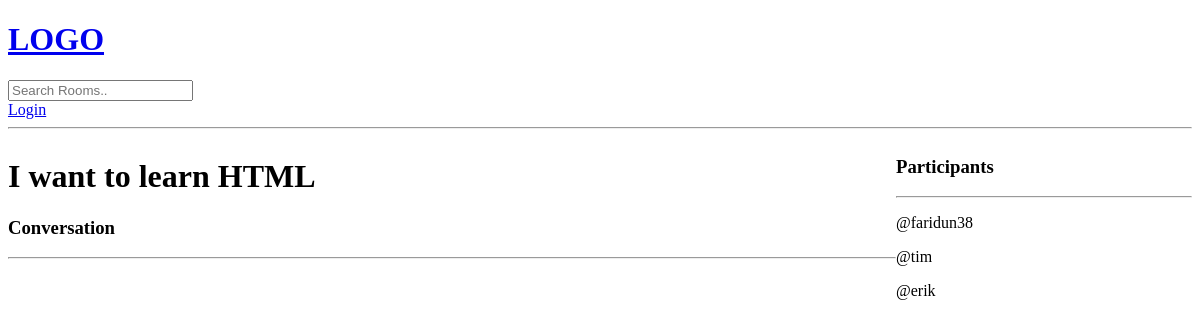
Page /room_page/3 on the earlier database version.
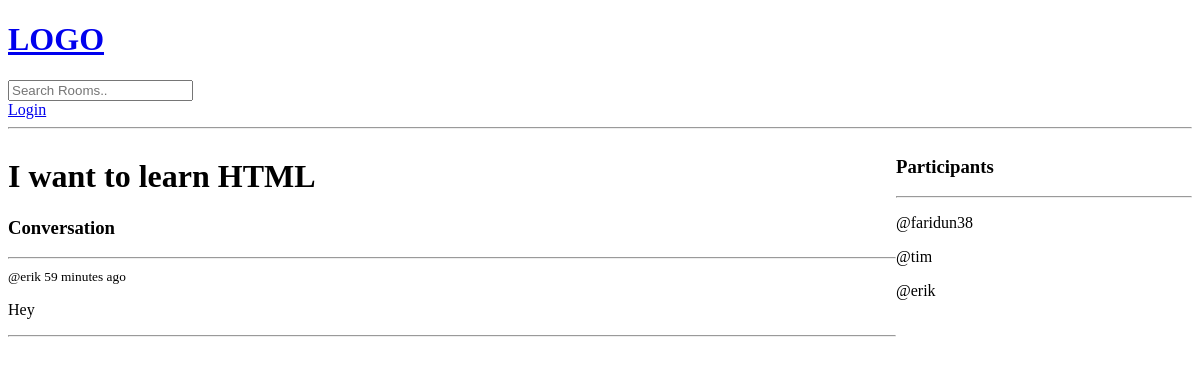
Same page on the later database version.
### base/models.py (models this page shows, shortened)
class Room(models.Model):
    host = models.ForeignKey(User, on_delete=models.SET_NULL, null=True)
    topic = models.ForeignKey(Topic, on_delete=models.SET_NULL, null=True)
    name = models.CharField(max_length=200)
    description = models.TextField(null=True, blank=True)
    participants = models.ManyToManyField(User, related_name="participants", blank=True)
    updated = models.DateTimeField(auto_now=True)
    created = models.DateTimeField(auto_now_add=True)
    class Meta:
        ordering = ["-updated", "-created"]

class Message(models.Model):
    user = models.ForeignKey(User, on_delete=models.CASCADE)
    room = models.ForeignKey(Room, on_delete=models.CASCADE)
    body = models.TextField()
    updated = models.DateTimeField(auto_now=True)
    created = models.DateTimeField(auto_now_add=True)
    class Meta:
        ordering = ["-updated", "-created"]

### base/views.py (the view)
# urls.py: path("room_page/<str:pk>", views.room, name="room"),
def room(request, pk):
    room = Room.objects.get(id=pk)
    room_messages = room.message_set.all().order_by("-created")
    participants = room.participants.all()
    if request.method == "POST":
        message = Message.objects.create(
            user=request.user, room=room, body=request.POST.get("body")
        )
        room.participants.add(request.user)
        return redirect("room", pk=room.id)
    context = {
        "room": room,
        "room_messages": room_messages,
        "participants": participants,
    }
    return render(request, "base/room.html", context)

### base/templates/base/room.html (shortened to what this page needs)
{% extends 'main.html' %}
{% block content %}
<div class="room-container">
    <div>
        <h1>{{room.name}}</h1>
        <div class="comment-wrapper">
            <h3>Conversation</h3>
            <hr>
            {% for message in room_messages %}
            <div>
                <small>@{{message.user}} {{message.created|timesince}} ago</small>
                <p>{{message.body}}</p>
                <hr>
            </div>
            {% endfor %}
        </div>
    </div>
    <div>
        <h3>Participants</h3>
        <hr>
        {% for user in participants %}
        <div>
            <p>@{{user.username}}</p>
        </div>
        {% endfor %}
    </div>
</div>
{% endblock %}

### templates/main.html (shortened to what this page needs)
<!DOCTYPE html>
<html lang="en">
<head>
</head>
<body>
    {% include 'navbar.html' %}
    {% block content %}
    {% endblock %}
</body>
</html>

### templates/navbar.html
<a href="/">
    <h1>LOGO</h1>
</a>
<form method="GET" action="{% url 'home' %}">
    <input type="text" name="q" placeholder="Search Rooms.." />
</form>
{% if request.user.is_authenticated %}
<p>Hello {{request.user}}</p>
<a href="{% url 'logout' %}">Logout</a>
{% else %}
<a href="{% url 'login' %}">Login</a>
{% endif %}
<hr>

### base/templates/base/room.html (style rules this page uses)
.room-container { display: grid; grid-template-columns: 3fr 1fr; }

Differences in the rows shown:
added Message: user "erik", created "59 minutes", body "Hey"
